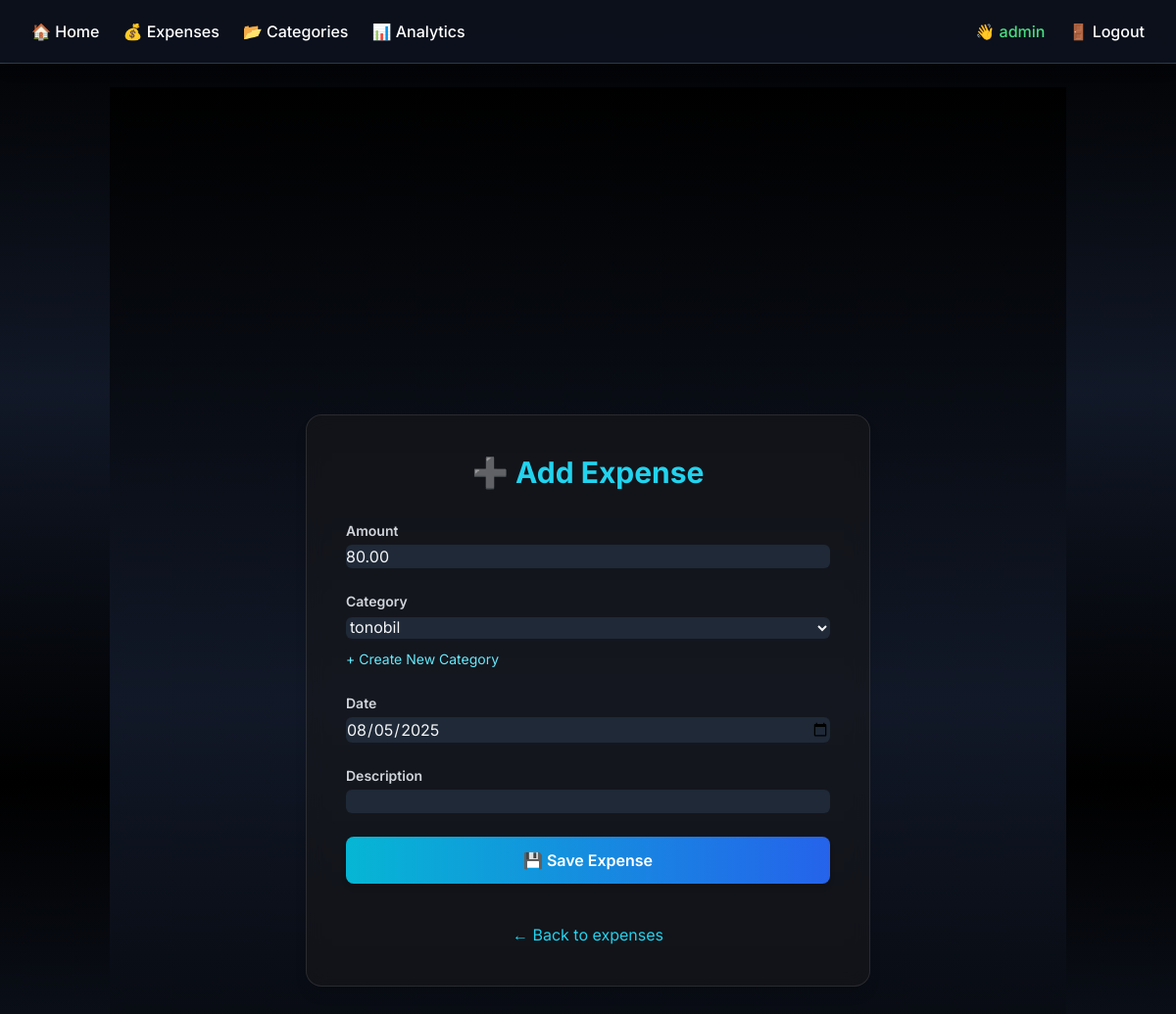
The app's page /expenses/edit/5/ (signed in) with its own data.
### expenses/models.py (models this page shows, shortened)
class Expense(models.Model):
    user = models.ForeignKey(User, on_delete=models.CASCADE)
    amount = models.DecimalField(max_digits=10, decimal_places=2)
    category = models.ForeignKey(Category, on_delete=models.SET_NULL, null=True)
    date = models.DateField()
    description = models.CharField(max_length=255, blank=True)

### expenses/views.py (the view)
# urls.py: path('edit/<int:pk>/', views.expense_edit, name='expense_edit'),
@login_required
def expense_edit(request, pk):
    expense = get_object_or_404(Expense, pk=pk, user=request.user)
    if request.method == 'POST':
        form = ExpenseForm(request.POST, instance=expense)
        if form.is_valid():
            form.save()
            return redirect('expense_list')
    else:
        form = ExpenseForm(instance=expense)
    return render(request, 'expenses/expense_form.html', {'form': form})

### expenses/forms.py
class ExpenseForm(forms.ModelForm):
    class Meta:
        model = Expense
        fields = ['amount', 'category', 'date', 'description']
        widgets = {'date': forms.DateInput(attrs={'type': 'date'})}
    def __init__(self, *args, **kwargs):
        user = kwargs.pop('user', None)
        super().__init__(*args, **kwargs)
        if user:
            self.fields['category'].queryset = Category.objects.filter(models.Q(user=user) | models.Q(user__isnull=True))

### expenses/models.py (called while the page is built)
    def __str__(self):
        return self.name

### expenses/templates/expenses/expense_form.html (shortened to what this page needs)
{% extends 'base.html' %}
{% block content %}
<div class="min-h-screen flex items-center justify-center bg-gradient-to-b from-black via-gray-900 to-black px-4 py-12">
    <div class="glass w-full max-w-xl rounded-2xl shadow-lg p-10 space-y-8">
        <h2 class="text-3xl font-bold text-cyan-400 text-center">➕ Add Expense</h2>
        <form method="post" class="space-y-6">
            {% for field in form %}
                <div>
                    <label class="block text-sm font-semibold text-gray-300 mb-1">
                        {{ field.label }}
                    </label>
                    {{ field }}
                    {% if field.name == "category" %}
                        <div class="mt-2">
                            <a href="{% url 'category_add' %}" class="text-sm text-cyan-300 hover:underline">
                                + Create New Category
                            </a>
                        </div>
                    {% endif %}
                </div>
            {% endfor %}
            <button type="submit"
                    class="w-full py-3 px-6 bg-gradient-to-r from-cyan-500 to-blue-600 hover:from-cyan-600 hover:to-blue-700 text-white font-semibold rounded-lg shadow-md transition transform hover:scale-[1.02]">
                💾 Save Expense
            </button>
        </form>
        <div class="text-center pt-2">
            <a href="{% url 'expense_list' %}" class="text-cyan-400 hover:underline transition">
                ← Back to expenses
            </a>
        </div>
    </div>
</div>
{% endblock %}

### expenses/templates/expenses/navbar.html
<nav class="bg-gray-900 bg-opacity-70 backdrop-blur-md shadow-lg">
  <div class="max-w-7xl mx-auto px-4 sm:px-6 lg:px-8">
    <div class="flex justify-between h-16 items-center">
      <ul class="flex space-x-6 text-white font-medium">
        <li><a href="{% url 'home' %}" class="hover:text-cyan-400 transition">🏠 Home</a></li>
        <li><a href="{% url 'expense_list' %}" class="hover:text-cyan-400 transition">💰 Expenses</a></li>
        <li><a href="{% url 'category_list' %}" class="hover:text-cyan-400 transition">📂 Categories</a></li>
        <li><a href="{% url 'analytics' %}" class="hover:text-cyan-400 transition">📊 Analytics</a></li>
      </ul>
      <ul class="flex space-x-6 text-white font-medium items-center">
        {% if user.is_authenticated %}
          <li class="text-green-400">👋 {{ user.username }}</li>
          <li><a href="{% url 'logout' %}" class="hover:text-red-400 transition">🚪 Logout</a></li>
        {% else %}
          <li><a href="{% url 'login' %}" class="hover:text-cyan-400 transition">🔐 Login</a></li>
          <li><a href="{% url 'register' %}" class="hover:text-cyan-400 transition">📝 Register</a></li>
        {% endif %}
      </ul>
    </div>
  </div>
</nav>
<hr class="border-gray-700">

### expenses/templates/base.html (style rules this page uses)
body { font-family: 'Inter', sans-serif; }
.glass { background: rgba(24, 24, 27, 0.6); backdrop-filter: blur(10px); -webkit-backdrop-filter: blur(10px); border: 1px solid rgba(255, 255, 255, 0.1); }
input, select, textarea { background-color: #1f2937 !important; color: #fff; border-radius: 0.375rem; padding: 0.5rem; width: 100%; }

### records on screen
Expense: form "80.00" "tonobil" "08/05/2025"

### other values on screen
{{ user.username }} "admin"
{{ field.label }} "Amount" "Category" "Date" "Description"
